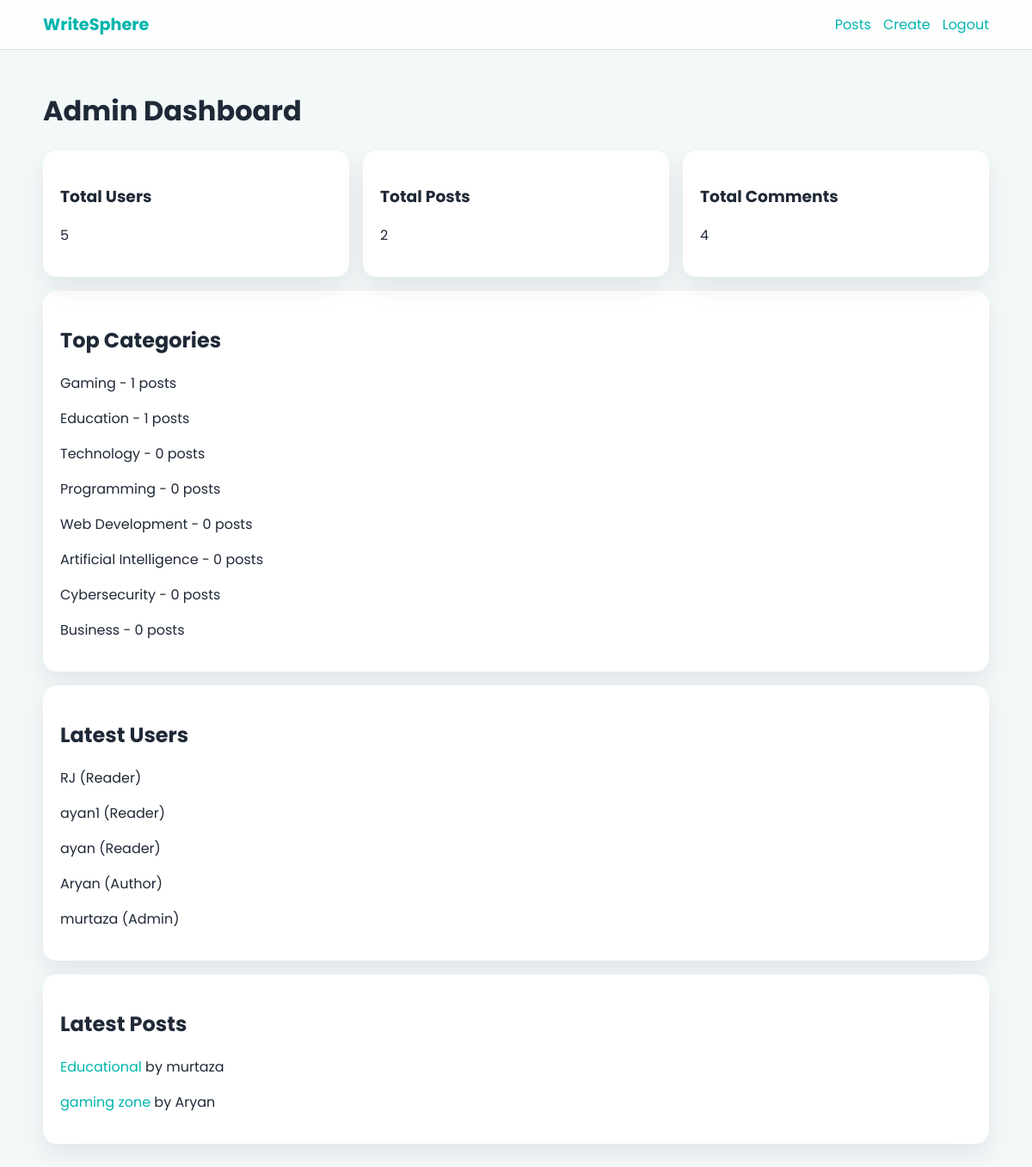
/dashboard/admin/ (signed in), run on the app's committed database.
### app1/models.py (models this page shows, shortened)
class Category(models.Model):
    name = models.CharField(max_length=100, unique=True)
    class Meta:
        ordering = ["name"]
        verbose_name_plural = "categories"

class User(AbstractUser):
    class Role(models.TextChoices):
        ADMIN = "ADMIN", "Admin"
        AUTHOR = "AUTHOR", "Author"
        READER = "READER", "Reader"
    role = models.CharField(max_length=10, choices=Role.choices, default=Role.READER)

class Post(models.Model):
    title = models.CharField(max_length=200)
    content = models.TextField()
    cover_image = models.ImageField(upload_to="posts/covers/", blank=True, null=True)
    author = models.ForeignKey(User, on_delete=models.CASCADE, related_name="posts")
    category = models.ForeignKey(Category, on_delete=models.SET_NULL, null=True, related_name="posts")
    tags = models.ManyToManyField(Tag, blank=True, related_name="posts")
    created_at = models.DateTimeField(auto_now_add=True)
    updated_at = models.DateTimeField(auto_now=True)
    class Meta:
        ordering = ["-created_at"]

### app1/decorators.py (the view)
        def _wrapped_view(request, *args, **kwargs):
            if not request.user.is_authenticated:
                return redirect("login")
            if request.user.role not in allowed_roles:
                messages.error(request, "You do not have permission for this action.")
                return redirect("post_list")
            return view_func(request, *args, **kwargs)

### app1/views.py (called while the page is built)
@login_required
@role_required([User.Role.ADMIN])
def admin_dashboard(request):
    context = {
        "users_count": User.objects.count(),
        "posts_count": Post.objects.count(),
        "comments_count": Comment.objects.count(),
        "categories": Category.objects.annotate(post_count=Count("posts")).order_by("-post_count"),
        "latest_users": User.objects.order_by("-date_joined")[:5],
        "latest_posts": Post.objects.select_related("author").order_by("-created_at")[:5],
    }
    return render(request, "dashboard/admin_dashboard.html", context)

### templates/dashboard/admin_dashboard.html (shortened to what this page needs)
{% extends 'base.html' %}
{% block content %}
<h1>Admin Dashboard</h1>
<div class="grid">
    <div class="card"><h3>Total Users</h3><p>{{ users_count }}</p></div>
    <div class="card"><h3>Total Posts</h3><p>{{ posts_count }}</p></div>
    <div class="card"><h3>Total Comments</h3><p>{{ comments_count }}</p></div>
</div>
<section class="card">
    <h2>Top Categories</h2>
    {% for category in categories %}
        <p>{{ category.name }} - {{ category.post_count }} posts</p>
    {% empty %}
        <p>No categories.</p>
    {% endfor %}
</section>
<section class="card">
    <h2>Latest Users</h2>
    {% for u in latest_users %}
        <p>{{ u.username }} ({{ u.get_role_display }})</p>
    {% endfor %}
</section>
<section class="card">
    <h2>Latest Posts</h2>
    {% for p in latest_posts %}
        <p><a href="{% url 'post_detail' p.pk %}">{{ p.title }}</a> by {{ p.author.username }}</p>
    {% endfor %}
</section>
{% endblock %}

### app1/templates/base.html (shortened to what this page needs)
{% load static %}
<!DOCTYPE html>
<html lang="en">
<head>
    <link rel="stylesheet" href="{% static 'css/style.css' %}">
</head>
<body>
    <header class="top-nav">
        <div class="container">
            <a href="{% url 'post_list' %}" class="brand">WriteSphere</a>
            <nav class="nav-links">
                {% if user.is_authenticated %}
                    <a href="{% url 'post_list' %}">Posts</a>
                    <a href="{% url 'create_post' %}">Create</a>
                    <a href="{% url 'logout' %}">Logout</a>
                {% else %}
                    <a href="{% url 'login' %}">Login</a>
                    <a href="{% url 'register' %}">Register</a>
                {% endif %}
            </nav>
        </div>
    </header>
    <main class="container page">
        {% block content %}{% endblock %}
    </main>
</body>
</html>

### app1/static/css/style.css (style rules this page uses)
:root { --primary: #00b5ad; --primary-dark: #00958f; --text: #1f2937; --muted: #6b7280; --bg: #f3f8f9; --card-bg: #ffffff; --border: #d9e2e4; --danger: #e5484d; --radius: 16px; --shadow: 0 12px 28px rgba(17, 24, 39, 0.08); }
* { box-sizing: border-box; }
body { margin: 0; font-family: "Poppins", sans-serif; color: var(--text); background: var(--bg); }
a { color: var(--primary); text-decoration: none; }
.container { width: min(1100px, 92%); margin: 0 auto; }
.top-nav { background: #ffffffcc; backdrop-filter: blur(10px); border-bottom: 1px solid var(--border); position: sticky; top: 0; z-index: 10; }
.top-nav .container { display: flex; align-items: center; justify-content: space-between; padding: 14px 0; }
.brand { font-size: 1.2rem; font-weight: 700; }
.nav-links { display: flex; gap: 14px; align-items: center; }
.page { padding: 26px 0 40px; }
.card { background: var(--card-bg); border-radius: var(--radius); box-shadow: var(--shadow); padding: 20px; margin-bottom: 16px; }
.grid { display: grid; grid-template-columns: repeat(auto-fit, minmax(270px, 1fr)); gap: 16px; }

### data on the page
Category: name "Gaming", post_count "1"
Category: name "Education", post_count "1"
Category: name "Technology", post_count "0"
Category: name "Programming", post_count "0"
Category: name "Web Development", post_count "0"
Category: name "Artificial Intelligence", post_count "0"
Category: name "Cybersecurity", post_count "0"
Category: name "Business", post_count "0"
User: username "RJ", role "Reader"
User: username "ayan1", role "Reader"
User: username "ayan", role "Reader"
User: username "Aryan", role "Author"
User: username "murtaza", role "Admin"
Post: title "Educational", author.username "murtaza"
Post: title "gaming zone", author.username "Aryan"

### other printed values
{{ users_count }} "5"
{{ posts_count }} "2"
{{ comments_count }} "4"
